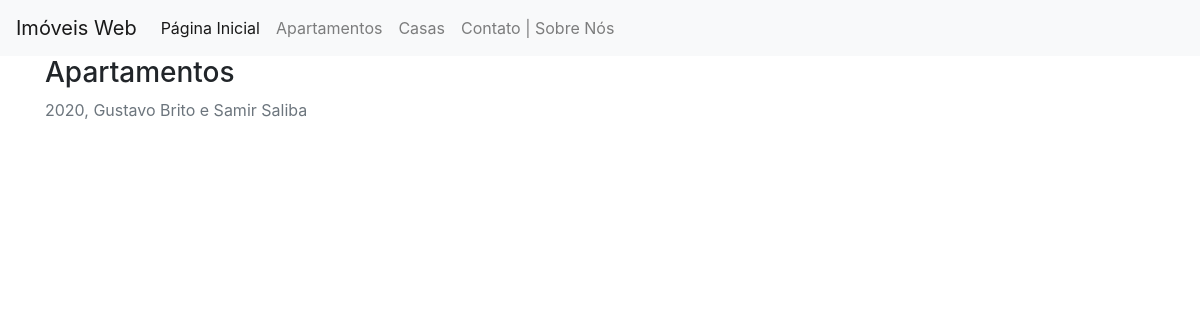
Before: /imvwb/apartamentos/ with the older database file.
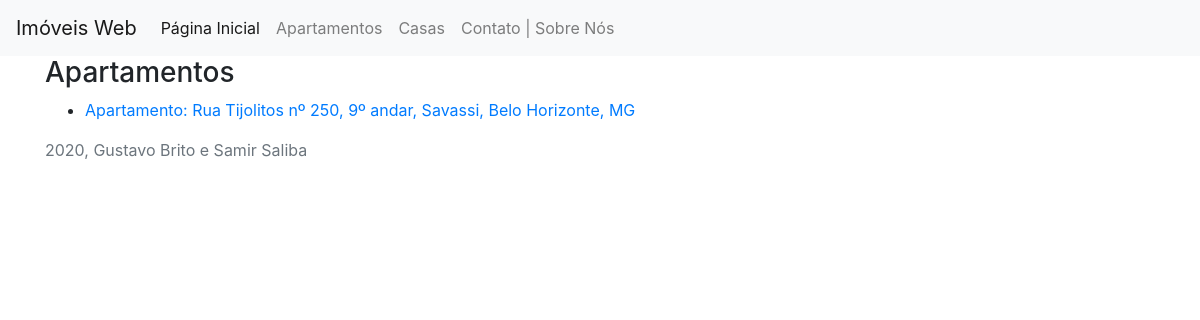
After: the same page with the newer database file.
### imvwb/models.py (models this page shows, shortened)
class Imovel(models.Model):
    num_quartos = models.PositiveSmallIntegerField(blank=False)
    num_salas_estar = models.PositiveSmallIntegerField(blank=False)
    num_salas_jantar = models.PositiveSmallIntegerField(blank=False)
    area = models.PositiveSmallIntegerField(blank=False)
    num_vagas_garagem = models.PositiveSmallIntegerField(blank=False)
    possui_armario_embutido = models.BooleanField(default=False)
    descricao = models.TextField(max_length=500, blank=True)
    aluguel = models.PositiveIntegerField(blank=False)
    data_postagem = models.DateTimeField(auto_now_add=True)
    logradouro = models.CharField(max_length=50, blank=False)
    numero = models.PositiveSmallIntegerField(blank=False)
    bairro = models.ForeignKey(Bairro, on_delete=models.PROTECT)
    cidade = models.CharField(max_length=25, blank=False)
    uf = models.CharField(max_length=2, blank=False)

class Apartamento(Imovel):
    andar = models.PositiveSmallIntegerField(blank=False)
    valor_condominio = models.PositiveSmallIntegerField(blank=False)
    possui_portaria_24h = models.BooleanField(default=None)
    def __str__(self):
        return "Apartamento: {} nº {}, {}º andar, {}, {}, {}".format(self.logradouro, self.numero, self.andar, self.bairro, self.cidade, self.uf)

class Imovel(models.Model):
    num_quartos = models.PositiveSmallIntegerField(blank=False)
    num_salas_estar = models.PositiveSmallIntegerField(blank=False)
    num_salas_jantar = models.PositiveSmallIntegerField(blank=False)
    area = models.PositiveSmallIntegerField(blank=False)
    num_vagas_garagem = models.PositiveSmallIntegerField(blank=False)
    possui_armario_embutido = models.BooleanField(default=False)
    descricao = models.TextField(max_length=500, blank=True)
    aluguel = models.PositiveIntegerField(blank=False)
    data_postagem = models.DateTimeField(auto_now_add=True)
    logradouro = models.CharField(max_length=50, blank=False)
    numero = models.PositiveSmallIntegerField(blank=False)
    bairro = models.ForeignKey(Bairro, on_delete=models.PROTECT)
    cidade = models.CharField(max_length=25, blank=False)
    uf = models.CharField(max_length=2, blank=False)

class Bairro(models.Model):
    nome = models.CharField(max_length=30, blank=False)
    def __str__(self):
        return self.nome

### imvwb/views.py (the view)
# urls.py: path('apartamentos/', views.ListaApartamentos.as_view(), name='aptos'),
class ListaApartamentos(ListView):
    context_object_name = 'aptos'
    queryset = Apartamento.objects.all()
    template_name = 'imvwb/lista_aptos.html'

### imvwb/templates/imvwb/lista_aptos.html
{% extends "./base.html" %}
{% block content %}
<h3>Apartamentos</h3>
{% for apto in aptos %}
    <ul>
        <li><a href="{% url 'imvwb:detail_apto' apto.id %}">{{apto}}</a></li>
    </ul>
{% endfor %}
{% endblock %}

Changed rows visible on the page:
now on this page (row edited): Apartamento: andar.nome "Apartamento: Rua Tijolitos nº 250, 9º andar, Savassi, Belo Horizonte, MG"
